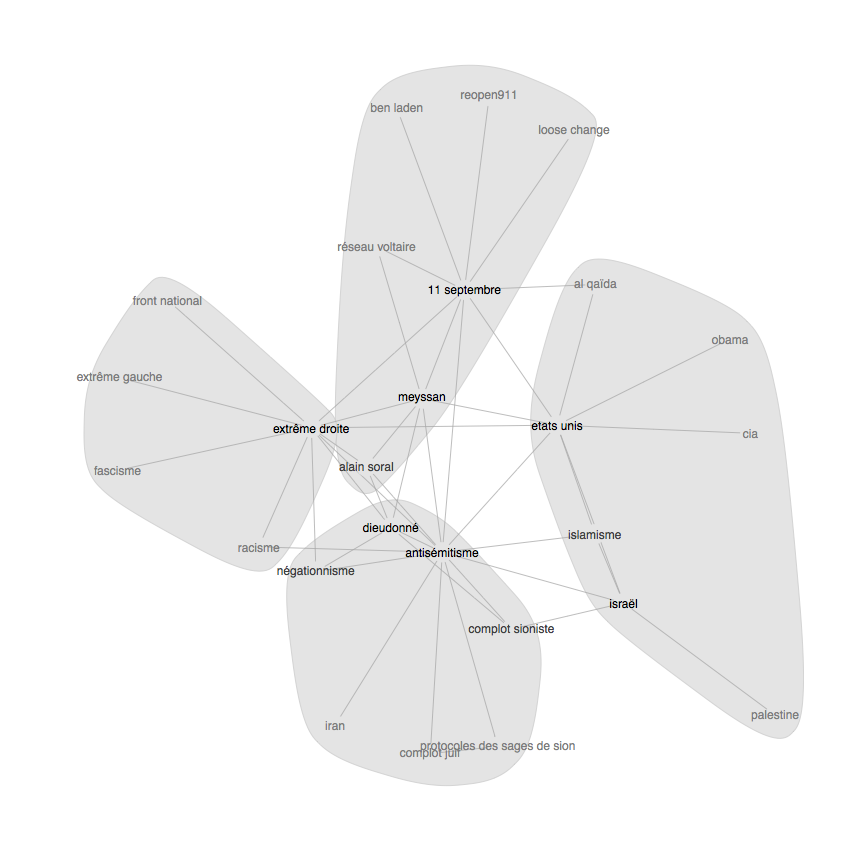

Write R code to recreate this figure.
#===============================================================================
# LOAD PACKAGES
#===============================================================================

library(dplyr)
library(readr)
library(rvest)
library(lubridate)
library(stringr)
library(igraph)

#===============================================================================
# GET THE DATA
#===============================================================================

if(!file.exists("conspi.csv")) {

  d1 = data_frame()

  for(i in 1:4) {

    h = html(paste0("http://confusionnisme.info/page/", i))

    d1 = rbind(d1, data_frame(
      url = html_nodes(h, "#content .entry-title a") %>% html_attr("href"),
      title = html_nodes(h, "#content .entry-title a") %>% html_text,
      date = html_nodes(h, "#content header.entry-header time") %>% html_text,
      tags = html_nodes(h, ".tag-links") %>%
        sapply(function(x) html_nodes(x, "a") %>%
                 html_text %>%
                 paste0(collapse = ";"))
    ))

  }

  d1$date = parse_date_time(d1$date, "%d %m %Y", locale = "fr_FR") %>% as.Date

  d2 = data_frame()

  for(i in 1:5) {

    h = html(paste0("http://conspishorsdenosvies.noblogs.org/page/", i))

    d2 = rbind(d2, data_frame(
      url = html_nodes(h, "#content .entry-title a") %>% html_attr("href"),
      title = html_nodes(h, "#content .entry-title a") %>% html_text,
      date = html_nodes(h, "#content .entry-date") %>% html_text,
      tags = html_nodes(h, ".tag-links") %>%
        sapply(function(x) html_nodes(x, xpath = "a[@rel='tag']") %>%
                 html_text %>%
                 paste0(collapse = ";"))
    ))

  }

  d2$date = parse_date_time(d2$date, "%d/%m/%Y") %>% as.Date

  d3 = data_frame()

  for(i in seq(0, 1180, 20)) {

    h = html(paste0("http://www.conspiracywatch.info/?start=", i))

    d3 = rbind(d3, data_frame(
      url = html_nodes(h, "#mod_1260437 .titre a") %>% html_attr("href"),
      title = html_nodes(h, "#mod_1260437 .titre") %>% html_text %>% str_trim,
      date = html_nodes(h, "#mod_1260437 .cel_pied .date") %>% html_text,
      tags = html_nodes(h, "#mod_1260437 .cel_pied") %>%
        sapply(function(x) html_nodes(x, ".objet-tag a") %>%
                 html_text %>%
                 paste0(collapse = ";"))
    ))

  }

  d3$url = paste0("http://www.conspiracywatch.info", d3$url)
  d3$date = parse_date_time(d3$date, "%d %m %Y", locale = "fr_FR") %>% as.Date

  d = rbind(d1, d2, d3) %>% arrange(date)
  d$tags = gsub("-", " ", d$tags) %>% tolower

  write_csv(d, "conspi.csv")

}

#===============================================================================
# FIND ALL EDGES
#===============================================================================

d = read_csv("conspi.csv")
table(substr(d$date, 1, 4))

e = c()

for(i in d$tags) {

  e = c(e, strsplit(i, ";") %>%
          unlist %>%
          unique %>%
          expand.grid(i = ., j = ., stringsAsFactors = FALSE) %>%
          filter(i != j) %>%
          apply(., 1, function(x) paste0(sort(x), collapse = "///")) %>%
          unique)

}

e = data.frame(table(e)) %>%
  mutate(i = gsub("(.*)///(.*)", "\\1", e),
         j = gsub("(.*)///(.*)", "\\2", e)) %>%
  select(i, j, n = Freq) %>%
  arrange(-n)

#===============================================================================
# WEIGHT THE EDGES
#===============================================================================

n = table((unlist(strsplit(d$tags, ";"))))

e$n_i = n[ e$i ] %>% as.integer
e$n_j = n[ e$j ] %>% as.integer
e$min = apply(select(e, n_i, n_j), 1, min)
e$w = e$n / e$min

table(cut(e$n, c(0:4 * 10, max(e$n))))

#===============================================================================
# DRAW SAMPLE NETWORKS
#===============================================================================

col = colorRampPalette(c("grey50", "black"))(3)

for(i in c(1:4 * 10)) {

  sub = e[ e$n >= i, ]

  n = graph.edgelist(sub[, 1:2 ] %>% as.matrix, directed = FALSE)
  E(n)$weight = e[ e$n >= i, ]$w

  # delete a few stopwords
  n = delete.vertices(n, which(V(n)$name %in% c("conspirationnisme", "rumeur",
                                                "rumeurs", "internet")))

  k = multilevel.community(n) %>% membership

  cat("Network at", i, "+ ties:", vcount(n), "nodes", ecount(n), "edges",
      n_distinct(k), "groups\n")

  pdf(paste0("conspi_net_", i, ".pdf"), width = 12, height = 12)
  plot(n, vertex.size = 6, vertex.color = "grey90", vertex.frame.color = "grey90",
       vertex.label.color = col[ cut(degree(n), c(0, 2, 4, Inf)) %>% as.numeric ],
       vertex.label.family = "sans", vertex.label.color = "black",
       edge.color = ifelse(E(n)$weight == 1, "grey50", "grey75"),
       mark.groups = lapply(1:n_distinct(k), function(x) which(k == x)),
       mark.col = "grey90", mark.border = "grey80")
  dev.off()

}

# kthxbye
